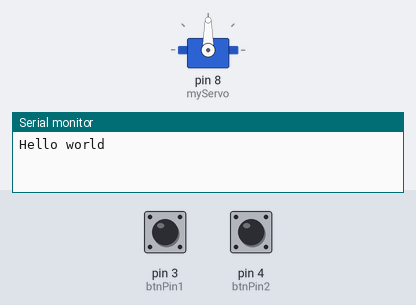
This sketch was run on a simulated Arduino Uno, built with avr-gcc and run on an emulated ATmega328P. On the bench: servo, the last lines printed to the serial monitor. The inputs (shaded band) are chosen by the test bench; at power-on: pin 3 (btnPin1) LOW, pin 4 (btnPin2) LOW.

Above: at 1.2 s.
1.3 s: pin 3 (btnPin1) pulled HIGH for 1 s
3.8 s: pin 3 (btnPin1) pulled HIGH for 0.15 s
At 5.1 s:
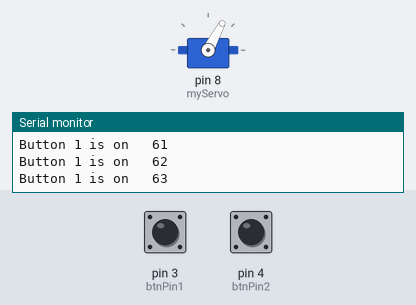
5.4 s: pin 3 (btnPin1) pulled HIGH for 3.2 s
At 8.7 s:
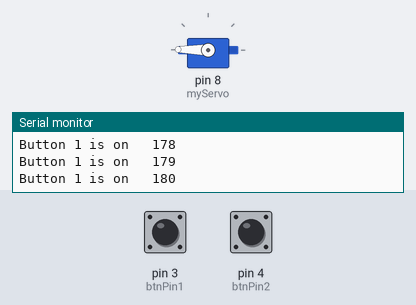
10.1 s: pin 4 (btnPin2) pulled HIGH for 3.2 s
14.8 s: pin 4 (btnPin2) pulled HIGH for 0.15 s
At 16.0 s:
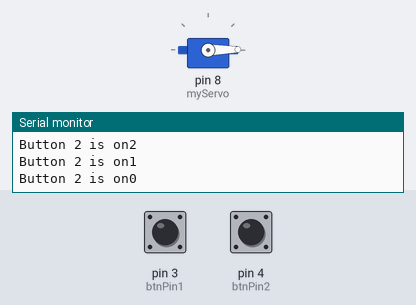
16.4 s: pin 3 (btnPin1) driven HIGH and pin 4 (btnPin2) driven HIGH
At 16.9 s:
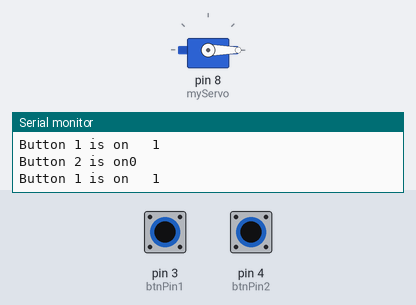
Timing chart, 0 to 19.4 s (numbered marks = the images above; inputs shaded):
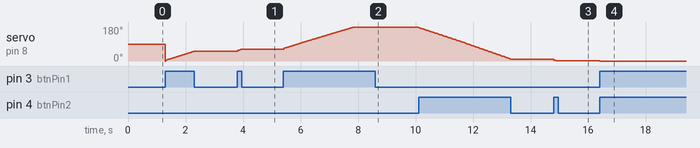

Measured:
- after the input at 3.8 s, servo on pin 8 (myServo): 51° → 62° at once
- after the input at 5.4 s, servo on pin 8 (myServo): moves from 62° to 179° over 2.4 s, starting at once
- after the input at 14.8 s, servo on pin 8 (myServo): 10° → 1° at once
- after the input at 16.4 s, servo on pin 8 (myServo): 1° → 0° at once

The sketch:

BCS.ino
```cpp
//Button Controll Servo
// By Gwyn
//This code makes a servo rotate when you push a button.
//There are two button, one spins it one way and the other spins it the other

#include <Servo.h>

Servo myServo;

int btnPin1 = 3;
int btnPin2 = 4;
int servoPin = 8;
int btn1State;
int btn2State;
int angle = 0;
int ledPin = 10;


void setup() {
  // put your setup code here, to run once:
  Serial.begin(9600);
  myServo.attach(8); //Servo pin is 8
  Serial.println("Hello world");
  myServo.write(90);


}

void loop() {
  // put your main code here, to run repeatedly:
  btn1State = digitalRead(btnPin1);
  btn2State = digitalRead(btnPin2);

  if (btn1State == HIGH && angle < 180) { //If button one is pressed and the servo angle is less than 180 then the servo will rotate and an LED will flash.
    myServo.write(angle++);
    Serial.print("Button 1 is on \t");
    Serial.println(angle);


  }
  else if (btn1State == LOW) { //If button one isn't being pressed, the Servo will not spin, and the LED will not go off.

  }


  if (btn2State == HIGH && angle > 0) { //If button two is pressed and the angle is more than 0, the Servo will spin and an LED will flash.
    myServo.write(angle -- );
    Serial.print("Button 2 is on");
Serial.println(angle);


  }
  else if (btn2State == LOW) { //If button two isnt being pressed, the Servo will noy spin, and the LED will not go off.

  }
}
```
